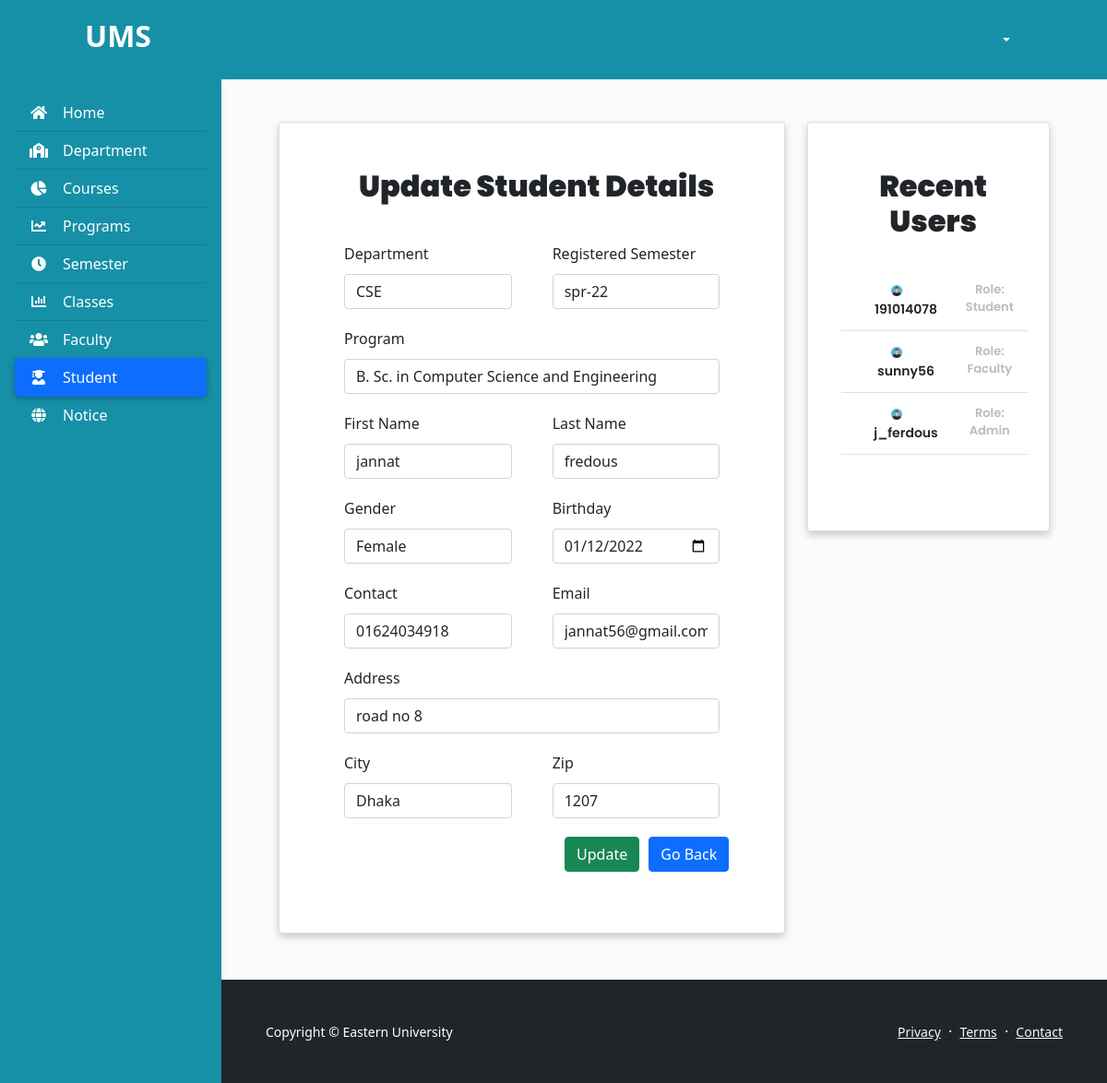
The page /student_update.php?student_id=191014077 on the database its author committed.
### tables this page shows
CREATE TABLE `student` (
  `sl` int(11) NOT NULL,
  `student_id` varchar(50) NOT NULL,
  `firstname` varchar(50) NOT NULL,
  `lastname` varchar(50) NOT NULL,
  `gender` varchar(50) NOT NULL,
  `birthday` varchar(50) NOT NULL,
  `email` varchar(50) NOT NULL,
  `contact` varchar(50) NOT NULL,
  `address` varchar(50) NOT NULL,
  `city` varchar(50) NOT NULL,
  `zip` varchar(50) NOT NULL,
  `dep_id` int(11) NOT NULL,
  `dep_code` varchar(50) NOT NULL,
  `prog_id` int(11) NOT NULL,
  `prog_name` varchar(50) NOT NULL,
  `reg_sem_id` int(11) NOT NULL,
  `reg_sem` varchar(50) NOT NULL,
  `username` varchar(50) NOT NULL,
  `password` varchar(50) NOT NULL
);

### student_update.php (the view, shortened to what the rows shown need)
<?php
include_once("./database/config.php");
$student_id = $_GET['student_id'];
$sql = "SELECT * FROM student WHERE student_id='$student_id'";
$result = mysqli_query($conn, $sql);
$row=mysqli_fetch_assoc($result);
$firstname = $row['firstname'];
$lastname = $row['lastname'];
$gender = $row['gender'];
$birthday=$row['birthday'];
$email=$row['email'];
$contact=$row['contact'];
$address=$row['address'];
$city=$row['city'];
$zip=$row['zip'];
$dep_id=$row['dep_id'];
$dep_code=$row['dep_code'];
$prog_id=$row['prog_id'];
$prog_name=$row['prog_name'];
$reg_sem_id=$row['reg_sem_id'];
$reg_sem=$row['reg_sem'];
?>
<!DOCTYPE html>
<html lang="en">
<head>
    <link href="https://cdn.jsdelivr.net/npm/bootstrap@5.1.3/dist/css/bootstrap.min.css" rel="stylesheet"
>
    <link rel="stylesheet" href="https://pro.fontawesome.com/releases/v5.10.0/css/all.css"
 />
    <link rel="stylesheet" type="text/css" href="./includes/nav.css">
    <link rel="stylesheet" type="text/css" href="./includes/table.css">
</head>
<body>
    <header>
        <nav id="main-navbar" class="navbar navbar-expand-lg navbar-light fixed-top"
            style="background:#1690A7; padding:15px 80px">
            <div class="container-fluid">
                <a class="navbar-brand" href="admin_dash.php">
                    <h2 style="color:white; font-weight:600;">UMS</h2>
                </a>
            </div>
        </nav>
    </header>
    <main style="margin-top: 58px;">
        <div class="container pt-4" style="padding-left:50px; padding-right:50px;">
            <div style="padding: 50px 0;">
                <div class="container">
                    <div class="row">
                        <div class="col-md-8">
                            <div class="card mx-auto"
                                style="padding:50px 20px;box-shadow: 0 4px 8px 0 rgba(0, 0, 0, 0.2); ">
                                <div class="card-title">
                                    <h2 style="padding-left:10px; font-weight:1000">Update Student Details</h2>
                                </div>
                                <div class="card-body" id="card-body">
                                    <div class="container">
                                        <form action="" method="POST">
                                        <div class="row">
                                                <div class="col-md-6">
                                                    <div class="form-group" style="padding:10px">
                                                        <label style="padding-bottom:10px;">Department</label>
                                                        <select class="form-control" id="select_dep" name="select_dep"
                                                            required>
                                                            <option value ="<?php echo $dep_id?>"><?php echo $dep_code?></option>
                                                        </select>
                                                    </div>
                                                </div>
                                                <div class="col-md-6">
                                                    <div class="form-group" style="padding:10px">
                                                        <label style="padding-bottom:10px;">Registered Semester</label>
                                                        <select class="form-control" id="select_sem" name="select_sem"
                                                            required>
                                                            <option value ="<?php echo $reg_sem_id?>"><?php echo $reg_sem?></option>
                                                        </select>
                                                    </div>
                                                </div>
                                            </div>
                                            <div class="row">
                                            <div class="col-md-12">
                                                    <div class="form-group" style="padding:10px">
                                                        <label style="padding-bottom:10px;">Program</label>
                                                        <select class="form-control" id="select_prog" name="select_prog"
                                                            required>
                                                            <option value ="<?php echo $prog_id?>"><?php echo $prog_name?></option>
                                                        </select>
                                                    </div>
                                                </div>
                                            </div>
                                            <div class="row">
                                                <div class="col-md-6">
                                                    <div class="form-group" style="padding:10px">
                                                        <label style="padding-bottom:10px;">First Name</label>
                                                        <input type="text" class="form-control" name="firstname"
                                                            id="firstname" placeholder="First Name" value ="<?php echo $firstname?>" required>
                                                    </div>
                                                </div>
                                                <div class="col-md-6">
                                                    <div class="form-group" style="padding:10px">
                                                        <label style="padding-bottom:10px;">Last Name</label>
                                                        <input type="text" class="form-control" name="lastname"
                                                            id="lastname" placeholder="Last Name" value ="<?php echo $lastname?>" required>
                                                    </div>
                                                </div>
                                            </div>
                                            <div class="row">
                                                <div class="col-md-6">
                                                    <div class="form-group" style="padding:10px">
                                                        <label style="padding-bottom:10px;">Gender</label>
                                                        <select class="form-control" name="gender" id="gender"
                                                            placeholder="Gender" required>
                                                            <option value ="<?php echo $student_id?>"><?php echo $gender?></option>
                                                        </select>
                                                    </div>
                                                </div>
                                                <div class="col-md-6">
                                                    <div class="form-group" style="padding:10px">
                                                        <label style="padding-bottom:10px;">Birthday</label>
                                                        <input type="date" class="form-control" name="birthday"
                                                            id="birthday" placeholder="Birthday" value ="<?php echo $birthday?>" required>
                                                    </div>
                                                </div>
                                            </div>
                                            <div class="row">
                                                <div class="col-md-6">
                                                    <div class="form-group" style="padding:10px">
                                                        <label style="padding-bottom:10px;">Contact</label>
                                                        <input type="text" class="form-control" name="contact"
                                                            id="contact" placeholder="Contact" value ="<?php echo $contact?>" required>
                                                    </div>
                                                </div>
                                                <div class="col-md-6">
                                                    <div class="form-group" style="padding:10px">
                                                        <label style="padding-bottom:10px;">Email</label>
                                                        <input type="text" class="form-control" name="email" id="email"
                                                            placeholder="Email" value ="<?php echo $email?>" required>
                                                    </div>
                                                </div>
                                            </div>
                                            <div class="row">
                                                <div class="col-md-12">
                                                    <div class="form-group" style="padding:10px">
                                                        <label style="padding-bottom:10px;">Address</label>
                                                        <input type="text" class="form-control" name="address"
                                                            id="address" placeholder="Address" value ="<?php echo $address?>" required>
                                                    </div>
                                                </div>
                                            </div>
                                            <div class="row">
                                                <div class="col-md-6">
                                                    <div class="form-group" style="padding:10px">
                                                        <label style="padding-bottom:10px;">City</label>
                                                        <input type="text" class="form-control" name="city" id="city"
                                                            placeholder="City" value ="<?php echo $city?>" required>
                                                    </div>
                                                </div>
                                                <div class="col-md-6">
                                                    <div class="form-group" style="padding:10px">
                                                        <label style="padding-bottom:10px;">Zip</label>
                                                        <input type="text" class="form-control" name="zip" id="zip"
                                                            placeholder="Zip" value ="<?php echo $zip?>" required>
                                                    </div>
                                                </div>
                                            </div>
                                        </form>
                                    </div>
                                </div>
                            </div>
                        </div>
                        <div class="col-md-4">
                            <div class="card mx-auto"
                                style="text-align:center;padding:50px 20px;box-shadow: 0 4px 8px 0 rgba(0, 0, 0, 0.2); ">
                                <div class="card-title">
                                    <h2 style="padding-left:10px; font-weight:1000">Recent Users</h2>
                                </div>
                            </div>
                        </div>
                    </div>
                </div>
            </div>
        </div>
    </main>
</body>
</html>

### rows shown on the page
student: select_dep "CSE", select_sem "spr-22", select_prog "B. Sc. in Computer Science and Engineering", firstname "jannat", lastname "fredous", gender "Female", birthday "01/12/2022", contact "01624034918", email "jannat56@gmail.com", address "road no 8", city "Dhaka", zip "1207"

### other values the page prints
$name "191014078"
$role "Student"
$name "sunny56"
$role "Faculty"
$name "j_ferdous"
$role "Admin"
